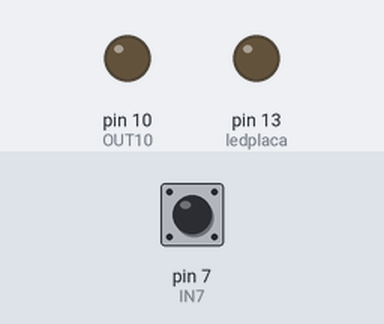
Simulated run of this sketch. Board: Arduino Uno, built with avr-gcc and run on an emulated ATmega328P. Parts: output pins drawn as LEDs (lit = HIGH). Dashed ring = blinking. The test bench sets the inputs (shaded band); at power-on: pin 7 (IN7) LOW.

Above: at 1.2 s.
1.3 s: pin 7 (IN7) pulsed HIGH 5 times (0.12 s each, 0.3 s apart)
At 3.0 s:
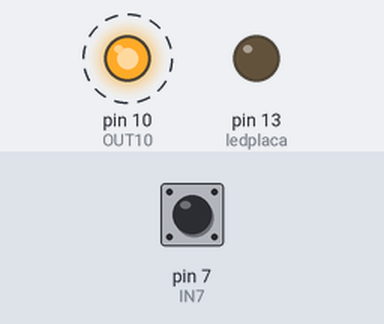
Timing chart, 0 to 4.5 s (numbered marks = the images above; inputs shaded):
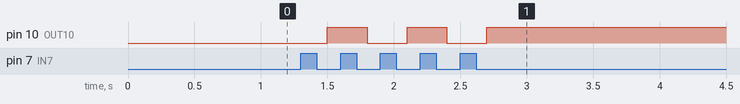

Measured:
- after the input at 1.3 s, pin 10 (OUT10): alternates HIGH for 0.30 s and LOW for 0.30 s, 5 changes in all, then stays HIGH, starting after 0.20 s

The sketch:

LedsAndButtons.ino
```cpp
const int IN7 = 7;
const int OUT10 = 10;
void btn_liga_desliga();
void btn_press_liga();
void setup(){
  pinMode(OUT10, OUTPUT);//10
  pinMode(IN7, INPUT);//7
  pinMode(LED_BUILTIN, OUTPUT);//ledplaca
}
void loop(){
  btn_liga_desliga();
  //btn_press_liga();
}

void btn_liga_desliga(){ // Ligar/desligar com botao
  if(digitalRead(IN7)){
    while(digitalRead(IN7)){ delay(50); }
    delay(50);
    int status = digitalRead(OUT10);
    digitalWrite(OUT10, !status);
  }
}
void btn_press_liga(){ // Ligar com botao pressionado
  if(digitalRead(IN7)){
    digitalWrite(OUT10, HIGH);
    delay(100);
  }
  else {
    digitalWrite(OUT10, LOW);
  }
}
```
